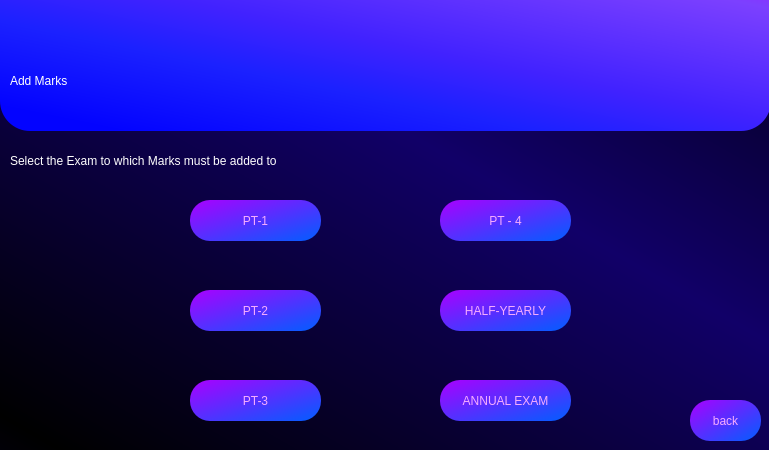
<?xml version="1.0" encoding="UTF-8"?>
<ui version="4.0">
 <class>Dialog</class>
 <widget class="QDialog" name="Dialog">
  <property name="geometry">
   <rect>
    <x>0</x>
    <y>0</y>
    <width>769</width>
    <height>450</height>
   </rect>
  </property>
  <property name="minimumSize">
   <size>
    <width>769</width>
    <height>450</height>
   </size>
  </property>
  <property name="maximumSize">
   <size>
    <width>769</width>
    <height>450</height>
   </size>
  </property>
  <property name="windowTitle">
   <string>Dialog</string>
  </property>
  <property name="styleSheet">
   <string notr="true">QDialog#Dialog{
background-color: qlineargradient(spread:reflect, x1:0.0454545, y1:0.966, x2:0.619, y2:0.386, stop:0 rgba(0, 0, 0, 255), stop:1 rgba(17, 0, 104, 255));
}</string>
  </property>
  <widget class="QLabel" name="label">
   <property name="geometry">
    <rect>
     <x>0</x>
     <y>-30</y>
     <width>771</width>
     <height>161</height>
    </rect>
   </property>
   <property name="styleSheet">
    <string notr="true">background-color: qlineargradient(spread:pad, x1:0.091, y1:0.931955, x2:1, y2:0, stop:0 rgba(3, 3, 255, 255), stop:0.289773 rgba(27, 33, 255, 255), stop:0.482955 rgba(65, 34, 255, 255), stop:0.869318 rgba(124, 64, 255, 255), stop:1 rgba(159, 25, 255, 255));
font: 240pt &quot;Terminal&quot;;
border-radius : 30px</string>
   </property>
   <property name="text">
    <string/>
   </property>
  </widget>
  <widget class="QLabel" name="label_2">
   <property name="geometry">
    <rect>
     <x>10</x>
     <y>40</y>
     <width>641</width>
     <height>81</height>
    </rect>
   </property>
   <property name="styleSheet">
    <string notr="true">font: 75 58pt &quot;Arial&quot;;
color: rgb(255, 255, 255);</string>
   </property>
   <property name="text">
    <string>Add Marks</string>
   </property>
  </widget>
  <widget class="QLabel" name="label_3">
   <property name="geometry">
    <rect>
     <x>10</x>
     <y>140</y>
     <width>661</width>
     <height>41</height>
    </rect>
   </property>
   <property name="styleSheet">
    <string notr="true">font: 75 20pt &quot;Arial&quot;;
color: rgb(255, 255, 255);</string>
   </property>
   <property name="text">
    <string>Select the Exam to which Marks must be added to </string>
   </property>
  </widget>
  <widget class="QPushButton" name="teacherlogin_exam_pt1">
   <property name="geometry">
    <rect>
     <x>190</x>
     <y>200</y>
     <width>131</width>
     <height>41</height>
    </rect>
   </property>
   <property name="styleSheet">
    <string notr="true"> QPushButton{


 color: rgb(246, 172, 255);
 font: 13pt &quot;Aria bold&quot;; 
 background-color: qlineargradient(spread:pad, x1:0.994, y1:1, x2:0, y2:0,     stop:0.0227273 rgba(5, 92, 255, 255), stop:1 rgba(170, 0, 255, 255));
 border-color: rgb(170, 0, 255);
 border-radius : 20px;



}

QPushButton:hover{
 background-color: rgb(170, 85, 255);


}</string>
   </property>
   <property name="text">
    <string>PT-1</string>
   </property>
  </widget>
  <widget class="QPushButton" name="teacherlogin_subjeteacherlogin_exam_halfyear">
   <property name="geometry">
    <rect>
     <x>440</x>
     <y>290</y>
     <width>131</width>
     <height>41</height>
    </rect>
   </property>
   <property name="styleSheet">
    <string notr="true"> QPushButton{


 color: rgb(246, 172, 255);
 font: 13pt &quot;Aria bold&quot;; 
 background-color: qlineargradient(spread:pad, x1:0.994, y1:1, x2:0, y2:0,     stop:0.0227273 rgba(5, 92, 255, 255), stop:1 rgba(170, 0, 255, 255));
 border-color: rgb(170, 0, 255);
 border-radius : 20px;



}

QPushButton:hover{
 background-color: rgb(170, 85, 255);


}</string>
   </property>
   <property name="text">
    <string>HALF-YEARLY</string>
   </property>
  </widget>
  <widget class="QPushButton" name="teacherlogin_exam_pt4">
   <property name="geometry">
    <rect>
     <x>440</x>
     <y>200</y>
     <width>131</width>
     <height>41</height>
    </rect>
   </property>
   <property name="styleSheet">
    <string notr="true"> QPushButton{


 color: rgb(246, 172, 255);
 font: 13pt &quot;Aria bold&quot;; 
 background-color: qlineargradient(spread:pad, x1:0.994, y1:1, x2:0, y2:0,     stop:0.0227273 rgba(5, 92, 255, 255), stop:1 rgba(170, 0, 255, 255));
 border-color: rgb(170, 0, 255);
 border-radius : 20px;



}

QPushButton:hover{
 background-color: rgb(170, 85, 255);


}</string>
   </property>
   <property name="text">
    <string>PT - 4</string>
   </property>
  </widget>
  <widget class="QPushButton" name="teacherlogin_exam_pt3">
   <property name="geometry">
    <rect>
     <x>190</x>
     <y>380</y>
     <width>131</width>
     <height>41</height>
    </rect>
   </property>
   <property name="styleSheet">
    <string notr="true"> QPushButton{


 color: rgb(246, 172, 255);
 font: 13pt &quot;Aria bold&quot;; 
 background-color: qlineargradient(spread:pad, x1:0.994, y1:1, x2:0, y2:0,     stop:0.0227273 rgba(5, 92, 255, 255), stop:1 rgba(170, 0, 255, 255));
 border-color: rgb(170, 0, 255);
 border-radius : 20px;



}

QPushButton:hover{
 background-color: rgb(170, 85, 255);


}</string>
   </property>
   <property name="text">
    <string>PT-3</string>
   </property>
  </widget>
  <widget class="QPushButton" name="teacherlogin_exam_pt2">
   <property name="geometry">
    <rect>
     <x>190</x>
     <y>290</y>
     <width>131</width>
     <height>41</height>
    </rect>
   </property>
   <property name="styleSheet">
    <string notr="true"> QPushButton{


 color: rgb(246, 172, 255);
 font: 13pt &quot;Aria bold&quot;; 
 background-color: qlineargradient(spread:pad, x1:0.994, y1:1, x2:0, y2:0,     stop:0.0227273 rgba(5, 92, 255, 255), stop:1 rgba(170, 0, 255, 255));
 border-color: rgb(170, 0, 255);
 border-radius : 20px;



}

QPushButton:hover{
 background-color: rgb(170, 85, 255);


}</string>
   </property>
   <property name="text">
    <string>PT-2</string>
   </property>
  </widget>
  <widget class="QPushButton" name="back_execute">
   <property name="geometry">
    <rect>
     <x>690</x>
     <y>400</y>
     <width>71</width>
     <height>41</height>
    </rect>
   </property>
   <property name="styleSheet">
    <string notr="true"> QPushButton{


 color: rgb(246, 172, 255);
 font: 13pt &quot;Aria bold&quot;; 
 background-color: qlineargradient(spread:pad, x1:0.994, y1:1, x2:0, y2:0,     stop:0.0227273 rgba(5, 92, 255, 255), stop:1 rgba(170, 0, 255, 255));
 border-color: rgb(170, 0, 255);
 border-radius : 20px;



}

QPushButton:hover{
 background-color: rgb(170, 85, 255);


}</string>
   </property>
   <property name="text">
    <string>back</string>
   </property>
  </widget>
  <widget class="QPushButton" name="teacherlogin_exam_annual">
   <property name="geometry">
    <rect>
     <x>440</x>
     <y>380</y>
     <width>131</width>
     <height>41</height>
    </rect>
   </property>
   <property name="styleSheet">
    <string notr="true"> QPushButton{


 color: rgb(246, 172, 255);
 font: 13pt &quot;Aria bold&quot;; 
 background-color: qlineargradient(spread:pad, x1:0.994, y1:1, x2:0, y2:0,     stop:0.0227273 rgba(5, 92, 255, 255), stop:1 rgba(170, 0, 255, 255));
 border-color: rgb(170, 0, 255);
 border-radius : 20px;



}

QPushButton:hover{
 background-color: rgb(170, 85, 255);


}</string>
   </property>
   <property name="text">
    <string>ANNUAL EXAM</string>
   </property>
  </widget>
  <widget class="QLabel" name="details">
   <property name="geometry">
    <rect>
     <x>390</x>
     <y>100</y>
     <width>361</width>
     <height>41</height>
    </rect>
   </property>
   <property name="styleSheet">
    <string notr="true">font: 75 14pt &quot;Arial&quot;;
color: rgb(255, 255, 255);</string>
   </property>
   <property name="text">
    <string/>
   </property>
   <property name="alignment">
    <set>Qt::AlignRight|Qt::AlignTrailing|Qt::AlignVCenter</set>
   </property>
  </widget>
 </widget>
 <resources/>
 <connections/>
</ui>
